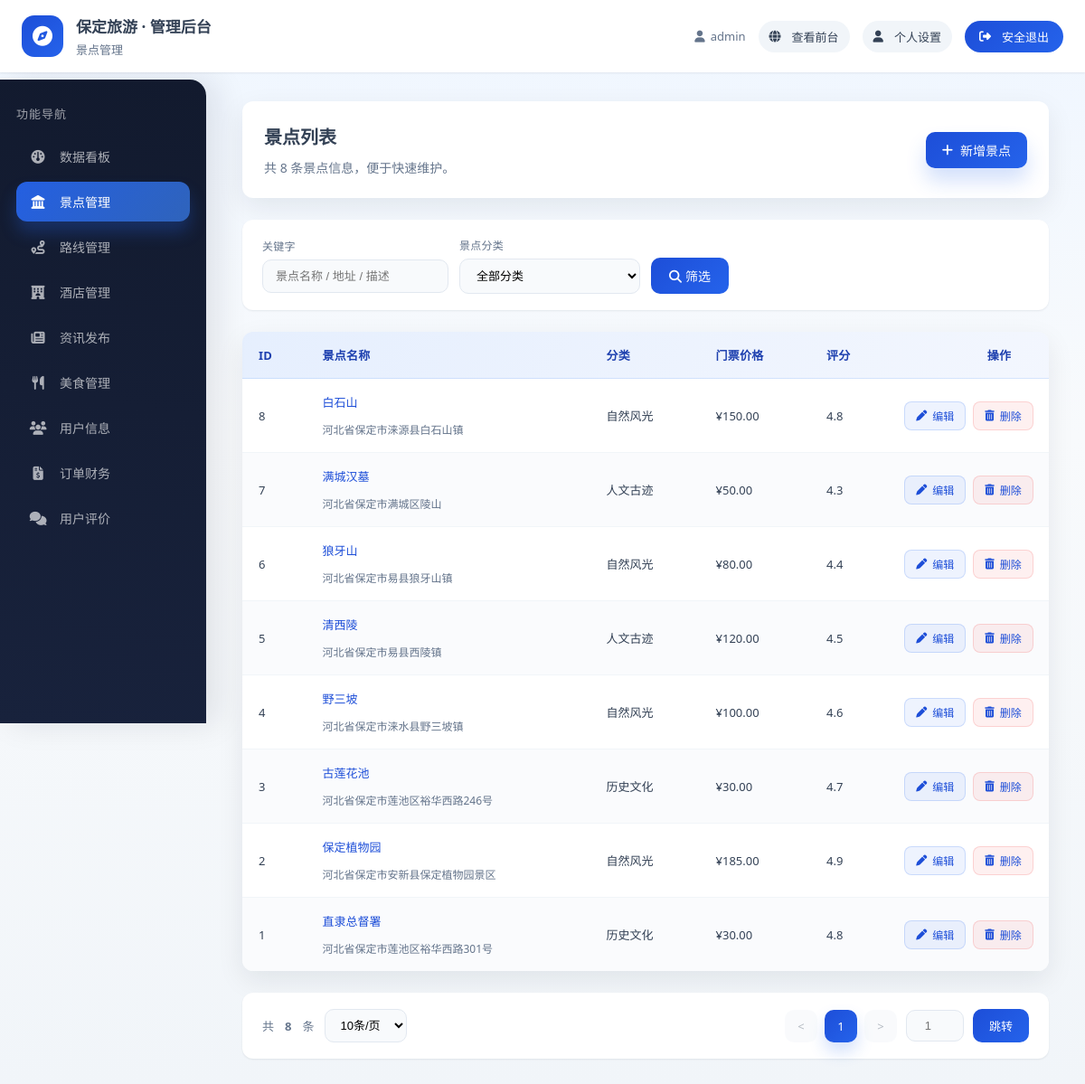
Page /admin_panel/scenic/ (signed in) on the committed database.
### apps/users/models.py (models this page shows, shortened)
class CustomUser(AbstractUser):
    phone = models.CharField(max_length=11, unique=True, verbose_name="手机号")
    avatar = models.ImageField(upload_to='avatars/', default='avatars/default.png', verbose_name="头像")
    class Meta:
        verbose_name = "用户"
        verbose_name_plural = verbose_name

### apps/scenic/models.py (models this page shows, shortened)
class ScenicSpot(models.Model):
    category = models.ForeignKey(ScenicCategory, on_delete=models.SET_NULL, null=True, blank=True,
                                 verbose_name="景点分类")
    name = models.CharField(max_length=100, verbose_name="景点名称")
    address = models.CharField(max_length=255, verbose_name="详细地址")
    ticket_price = models.DecimalField(max_digits=10, decimal_places=2, verbose_name="门票价格")
    open_time = models.CharField(max_length=100, verbose_name="开放时间")
    description = models.TextField(verbose_name="详细介绍")
    cover_image = models.ImageField(upload_to='scenic_covers/', verbose_name="封面图")
    is_hot = models.BooleanField(default=False, verbose_name="是否热门")
    is_recommended = models.BooleanField(default=False, verbose_name="是否推荐")
    created_at = models.DateTimeField(auto_now_add=True, verbose_name="创建时间")
    updated_at = models.DateTimeField(auto_now=True, verbose_name="更新时间")
    rating = models.DecimalField(max_digits=3, decimal_places=1, default=5.0, verbose_name="评分")
    phone = models.CharField(max_length=20, blank=True, null=True, verbose_name="联系电话")
    traffic_info = models.TextField(blank=True, null=True, verbose_name="交通信息")
    best_season = models.CharField(max_length=50, blank=True, null=True, verbose_name="最佳游览季节")
    visit_duration = models.CharField(max_length=50, blank=True, null=True, verbose_name="建议游览时长")
    tags = models.CharField(max_length=200, blank=True, null=True, verbose_name="标签（用逗号分隔）")
    views_count = models.PositiveIntegerField(default=0, verbose_name="浏览次数")
    latitude = models.DecimalField(max_digits=10, decimal_places=7, blank=True, null=True, verbose_name="纬度")
    longitude = models.DecimalField(max_digits=10, decimal_places=7, blank=True, null=True, verbose_name="经度")
    display_order = models.PositiveIntegerField(default=0, verbose_name="显示顺序（数字越小越靠前）")
    class Meta:
        verbose_name = "景点"
        verbose_name_plural = verbose_name
        ordering = ['display_order', '-is_hot', '-rating', '-created_at']

class ScenicCategory(models.Model):
    name = models.CharField(max_length=50, verbose_name="分类名称")
    description = models.TextField(blank=True, null=True, verbose_name="分类描述")
    class Meta:
        verbose_name = "景点分类"
        verbose_name_plural = verbose_name

### apps/admin_panel/views.py (the view)
# urls.py: path('scenic/', views.ScenicListView.as_view(), name='scenic_list'),
class ScenicListView(LoginRequiredMixin, StaffRequiredMixin, TemplateView):
    template_name = "admin_panel/scenic_list.html"
    login_url = '/users/login/'
    def get_context_data(self, **kwargs):
        context = super().get_context_data(**kwargs)
        query = ScenicSpot.objects.select_related('category').all().order_by('-created_at')
        search = self.request.GET.get('search', '')
        if search:
            query = query.filter(
                Q(name__icontains=search) |
                Q(address__icontains=search) |
                Q(description__icontains=search)
            )
        category_id = self.request.GET.get('category', '')
        if category_id:
            query = query.filter(category_id=category_id)
        try:
            per_page = int(self.request.GET.get('per_page', 10))
            if per_page not in [10, 20, 50]:
                per_page = 10
        except (ValueError, TypeError):
            per_page = 10
        paginator = Paginator(query, per_page)
        page_number = self.request.GET.get('page', 1)
        page_obj = paginator.get_page(page_number)
        context.update({
            'page_obj': page_obj,
            'paginator': paginator,
            'categories': ScenicCategory.objects.all(),
            'search': search,
            'category_id': category_id,
            'per_page': per_page,
        })
        return context

### apps/admin_panel/views.py (called while the page is built)
    def test_func(self):
        return self.request.user.is_staff

### templates/admin_panel/scenic_list.html (shortened to what this page needs)
{% extends "admin_panel/layout.html" %}
{% block page_header %}景点管理{% endblock %}
{% block menu_scenic %}active{% endblock %}
{% block content %}
<div class="page-header">
    <div>
        <h1>景点列表</h1>
        <p>共 {{ paginator.count }} 条景点信息，便于快速维护。</p>
    </div>
    <div class="page-header-actions">
        <a href="{% url 'admin_panel:scenic_add' %}" class="btn-primary">
            <i class="fas fa-plus"></i> 新增景点
        </a>
    </div>
</div>
<form method="get" id="searchForm" class="filter-panel">
    <div class="field">
        <label for="search">关键字</label>
        <input id="search" type="text" name="search" placeholder="景点名称 / 地址 / 描述" value="{{ search }}">
    </div>
    <div class="field">
        <label for="category">景点分类</label>
        <select id="category" name="category">
            <option value="">全部分类</option>
        </select>
    </div>
    <div class="field" style="min-width: auto;">
        <button type="submit">
            <i class="fas fa-search"></i> 筛选
        </button>
    </div>
</form>
<div class="datatable">
    <table>
        <thead>
            <tr>
                <th>ID</th>
                <th>景点名称</th>
                <th>分类</th>
                <th>门票价格</th>
                <th>评分</th>
                <th style="text-align:center;">操作</th>
            </tr>
        </thead>
        <tbody>
            {% for scenic in page_obj %}
            <tr>
                <td>{{ scenic.id }}</td>
                <td>
                    <div class="cell-multi">
                        <a href="{% url 'admin_panel:scenic_edit' scenic.id %}">{{ scenic.name }}</a>
                        <span class="cell-meta">{{ scenic.address|default:"暂无地址" }}</span>
                    </div>
                </td>
                <td>{{ scenic.category.name|default:"-" }}</td>
                <td>¥{{ scenic.ticket_price }}</td>
                <td>{{ scenic.rating }}</td>
                <td>
                    <div class="actions">
                        <a href="{% url 'admin_panel:scenic_edit' scenic.id %}" class="btn-action btn-edit">
                            <i class="fas fa-pen"></i> 编辑
                        </a>
                        <a href="{% url 'admin_panel:scenic_delete' scenic.id %}" class="btn-action btn-delete" onclick="return confirm('确定删除该景点？')">
                            <i class="fas fa-trash-alt"></i> 删除
                        </a>
                    </div>
                </td>
            </tr>
            {% empty %}
            <tr>
                <td colspan="6" class="empty-state">暂无数据</td>
            </tr>
            {% endfor %}
        </tbody>
    </table>
</div>
<div class="pagination-wrapper">
    <div class="pagination-info">
        共 <strong>{{ paginator.count }}</strong> 条
        <select onchange="location.href='?page=1&search={{ search }}&category={{ category_id }}&per_page=' + this.value">
            <option value="10" {% if per_page == 10 %}selected{% endif %}>10条/页</option>
        </select>
    </div>
    <div style="display: flex; align-items: center; gap: 10px;">
        <ul class="pagination">
            {% if page_obj.has_previous %}
            <li class="page-item"><a class="page-link" href="?page={{ page_obj.previous_page_number }}&search={{ search }}&category={{ category_id }}&per_page={{ per_page }}">&lt;</a></li>
            {% else %}
            <li class="page-item disabled"><span class="page-link">&lt;</span></li>
            {% endif %}
            {% for num in paginator.page_range %}
                {% if num == page_obj.number %}
                <li class="page-item active"><span class="page-link">{{ num }}</span></li>
                {% elif num > page_obj.number|add:'-3' and num < page_obj.number|add:'3' %}
                <li class="page-item"><a class="page-link" href="?page={{ num }}&search={{ search }}&category={{ category_id }}&per_page={{ per_page }}">{{ num }}</a></li>
                {% endif %}
            {% endfor %}
            {% if page_obj.has_next %}
            <li class="page-item"><a class="page-link" href="?page={{ page_obj.next_page_number }}&search={{ search }}&category={{ category_id }}&per_page={{ per_page }}">&gt;</a></li>
            {% else %}
            <li class="page-item disabled"><span class="page-link">&gt;</span></li>
            {% endif %}
        </ul>
        <input type="number" class="page-input" id="goToPage" placeholder="1" min="1" max="{{ paginator.num_pages }}">
        <button class="btn-go" onclick="goToPage()">跳转</button>
    </div>
</div>
{% endblock %}

### templates/admin_panel/layout.html (shortened to what this page needs)
{% load static %}
<!DOCTYPE html>
<html lang="zh-CN">
<head>
    <link rel="stylesheet" href="https://cdnjs.cloudflare.com/ajax/libs/font-awesome/6.5.0/css/all.min.css">
    <link rel="stylesheet" href="{% static 'css/admin_panel.css' %}?v=20251111">
</head>
<body>
    <div class="admin-shell">
        <header class="admin-topbar">
            <div class="topbar-brand">
                <span class="brand-icon"><i class="fas fa-compass"></i></span>
                <div class="brand-text">
                    <span class="brand-title">保定旅游 · 管理后台</span>
                    <span class="brand-subtitle">{% block page_header %}欢迎回来{% endblock %}</span>
                </div>
            </div>
            <div class="topbar-meta">
                <span class="meta-item"><i class="fas fa-user"></i> {{ request.user.username }}</span>
                <a class="meta-link" href="/" target="_blank"><i class="fas fa-globe"></i> 查看前台</a>
                <a class="meta-link" href="/users/profile/"><i class="fas fa-user"></i> 个人设置</a>
                <a class="meta-button" href="{% url 'users:logout' %}?next=/admin_panel/">
                    <i class="fas fa-sign-out-alt"></i> 安全退出
                </a>
            </div>
        </header>
        <div class="admin-body">
            <aside class="admin-sidebar" id="adminSidebar">
                <div class="sidebar-title">功能导航</div>
                <nav class="sidebar-nav">
                    <a class="nav-link {% block menu_dashboard %}{% endblock %}" href="{% url 'admin_panel:index' %}">
                        <i class="fas fa-gauge"></i>
                        <span>数据看板</span>
                    </a>
                    <a class="nav-link {% block menu_scenic %}{% endblock %}" href="{% url 'admin_panel:scenic_list' %}">
                        <i class="fas fa-landmark"></i>
                        <span>景点管理</span>
                    </a>
                    <a class="nav-link {% block menu_routes %}{% endblock %}" href="{% url 'admin_panel:routes_list' %}">
                        <i class="fas fa-route"></i>
                        <span>路线管理</span>
                    </a>
                    <a class="nav-link {% block menu_hotels %}{% endblock %}" href="{% url 'admin_panel:hotels_list' %}">
                        <i class="fas fa-hotel"></i>
                        <span>酒店管理</span>
                    </a>
                    <a class="nav-link {% block menu_news %}{% endblock %}" href="{% url 'admin_panel:news_list' %}">
                        <i class="fas fa-newspaper"></i>
                        <span>资讯发布</span>
                    </a>
                    <a class="nav-link {% block menu_foods %}{% endblock %}" href="{% url 'admin_panel:foods_list' %}">
                        <i class="fas fa-utensils"></i>
                        <span>美食管理</span>
                    </a>
                    <a class="nav-link {% block menu_users %}{% endblock %}" href="{% url 'admin_panel:users_list' %}">
                        <i class="fas fa-users"></i>
                        <span>用户信息</span>
                    </a>
                    <a class="nav-link {% block menu_orders %}{% endblock %}" href="{% url 'admin_panel:orders_list' %}">
                        <i class="fas fa-file-invoice-dollar"></i>
                        <span>订单财务</span>
                    </a>
                    <a class="nav-link {% block menu_comments %}{% endblock %}" href="{% url 'admin_panel:comments_list' %}">
                        <i class="fas fa-comments"></i>
                        <span>用户评价</span>
                    </a>
                </nav>
            </aside>
            <main class="admin-main">
                <div class="admin-main-inner">
                    {% block content %}{% endblock %}
                </div>
            </main>
        </div>
    </div>
</body>
</html>

### rows in the picture
CustomUser: user.username "admin"
ScenicSpot: id "8", name "白石山", address "河北省保定市涞源县白石山镇", category.name "自然风光", ticket_price "150.00", rating "4.8"
ScenicSpot: id "7", name "满城汉墓", address "河北省保定市满城区陵山", category.name "人文古迹", ticket_price "50.00", rating "4.3"
ScenicSpot: id "6", name "狼牙山", address "河北省保定市易县狼牙山镇", category.name "自然风光", ticket_price "80.00", rating "4.4"
ScenicSpot: id "5", name "清西陵", address "河北省保定市易县西陵镇", category.name "人文古迹", ticket_price "120.00", rating "4.5"
ScenicSpot: id "4", name "野三坡", address "河北省保定市涞水县野三坡镇", category.name "自然风光", ticket_price "100.00", rating "4.6"
ScenicSpot: id "3", name "古莲花池", address "河北省保定市莲池区裕华西路246号", category.name "历史文化", ticket_price "30.00", rating "4.7"
ScenicSpot: id "2", name "保定植物园", address "河北省保定市安新县保定植物园景区", category.name "自然风光", ticket_price "185.00", rating "4.9"
ScenicSpot: id "1", name "直隶总督署", address "河北省保定市莲池区裕华西路301号", category.name "历史文化", ticket_price "30.00", rating "4.8"

### other values in the picture
{{ paginator.count }} "8"
{{ num }} "1"
